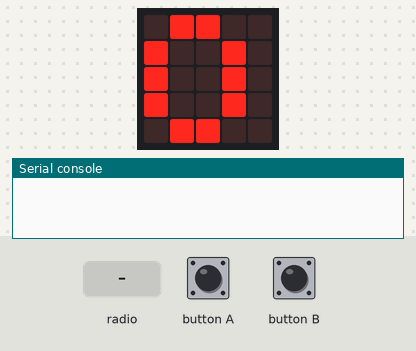
The program below on a simulated BBC micro:bit (MakeCode). On the bench: the board's 5×5 LED display, the last lines printed to the serial console. The inputs (shaded band) are chosen by the test bench. Random numbers come from a fixed seed; no radio messages arrive unless stated (any console line starting 'radio sent:' is added by the test bench).

Above: at 1.2 s.
1.3 s: button A pressed for 0.15 s
At 1.9 s:
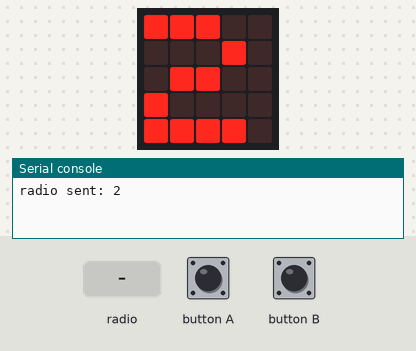
3.8 s: button B pressed for 0.15 s
5.4 s: radio message "4" arrives
At 7.4 s:
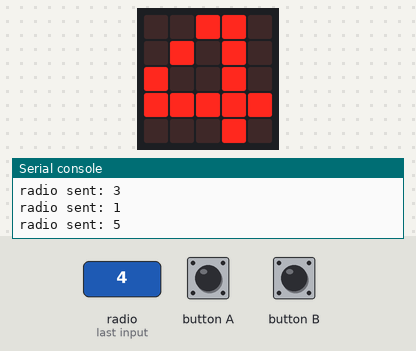
Timing chart, 0 to 8.9 s (numbered marks = the images above; inputs shaded):
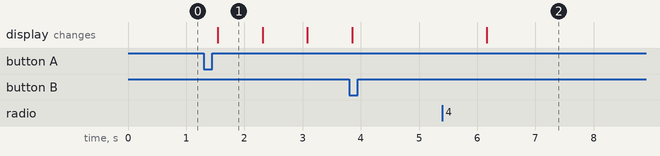

The program:

main.ts
```typescript
radio.onReceivedNumber(function (receivedNumber) {
    if (receivedNumber <= 4) {
        rx = receivedNumber
    } else {
        pa = 0
    }
})
input.onButtonPressed(Button.A, function () {
    pa = 1
})
input.onButtonPressed(Button.B, function () {
    pa = 0
    radio.sendNumber(5)
})
let pa = 0
let rx = 0
radio.setGroup(1)
basic.forever(function () {
    if (pa == 1) {
        rx = randint(1, 4)
        radio.sendNumber(rx)
    }
    basic.showNumber(rx)
})
```

test.ts
```typescript
// les tests vont ici ; cela ne sera pas compilé si ce paquet est utilisé en tant qu'extension.
```

Measured:
- after the input at 1.3 s, the display: changes after 0.24 s (image 1)
- after the input at 5.4 s, the display: changes after 0.76 s (image 2)
- what the display in image 1 shows lasts 0.8 s, from 1.5 s to 2.3 s
